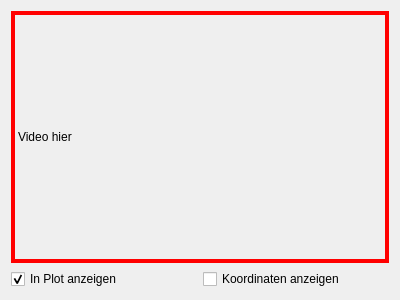
<?xml version="1.0" encoding="UTF-8"?>
<ui version="4.0">
 <class>Form</class>
 <widget class="QWidget" name="Form">
  <property name="geometry">
   <rect>
    <x>0</x>
    <y>0</y>
    <width>400</width>
    <height>300</height>
   </rect>
  </property>
  <property name="windowTitle">
   <string>Form</string>
  </property>
  <layout class="QGridLayout" name="gridLayout">
   <item row="0" column="0">
    <layout class="QVBoxLayout" name="verticalLayout">
     <item>
      <widget class="DisplayWidget" name="display">
       <property name="styleSheet">
        <string notr="true">border: 4px solid red;</string>
       </property>
       <property name="frameShadow">
        <enum>QFrame::Sunken</enum>
       </property>
       <property name="text">
        <string>Video hier</string>
       </property>
      </widget>
     </item>
     <item>
      <layout class="QHBoxLayout" name="horizontalLayout">
       <item>
        <widget class="QCheckBox" name="show_plot">
         <property name="enabled">
          <bool>true</bool>
         </property>
         <property name="autoFillBackground">
          <bool>false</bool>
         </property>
         <property name="styleSheet">
          <string notr="true"/>
         </property>
         <property name="text">
          <string>In Plot anzeigen</string>
         </property>
         <property name="checked">
          <bool>true</bool>
         </property>
         <property name="tristate">
          <bool>false</bool>
         </property>
        </widget>
       </item>
       <item>
        <widget class="QCheckBox" name="show_coordinates">
         <property name="text">
          <string>Koordinaten anzeigen</string>
         </property>
        </widget>
       </item>
      </layout>
     </item>
    </layout>
   </item>
  </layout>
 </widget>
 <customwidgets>
  <customwidget>
   <class>DisplayWidget</class>
   <extends>QLabel</extends>
   <header>customwidgets</header>
  </customwidget>
 </customwidgets>
 <resources/>
 <connections/>
</ui>
